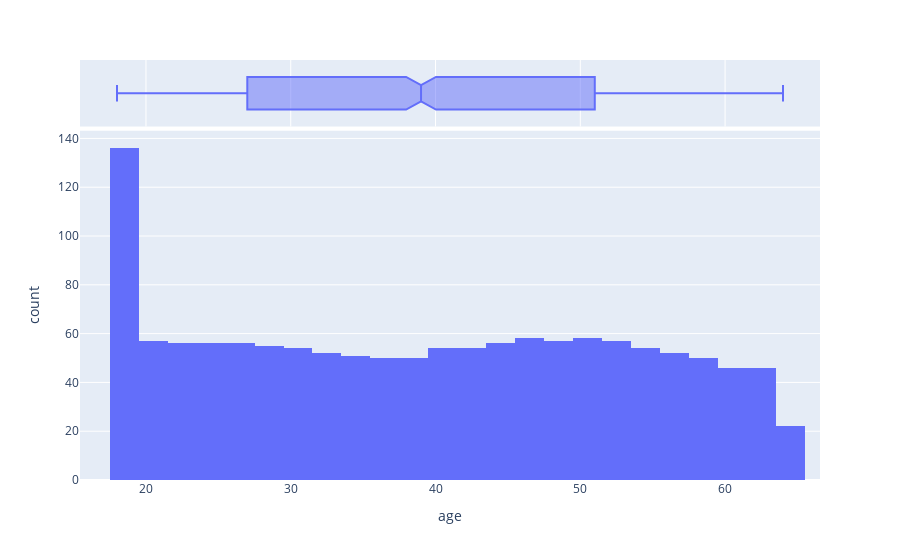

The code cell stored with this chart in its notebook:
### Code cell
fig =px.histogram(df_final, x='age', marginal='box')
fig.show()

### Figure 1 — Plotly figure (JSON) as saved in the notebook; plotly's stock layout.template omitted (floating-point values rounded to 4 significant figures; data arrays with more than 128 entries replaced by an {"elided": "..."} marker saying what was removed)
{"data": [{"alignmentgroup": "True", "bingroup": "x", "hovertemplate": "age=%{x}<br>count=%{y}<extra></extra>", "legendgroup": "", "marker": {"color": "#636efa", "pattern": {"shape": ""}}, "name": "", "offsetgroup": "", "orientation": "v", "showlegend": false, "type": "histogram", "x": {"elided": "1338 int values"}, "xaxis": "x", "yaxis": "y"}, {"alignmentgroup": "True", "hovertemplate": "age=%{x}<extra></extra>", "legendgroup": "", "marker": {"color": "#636efa"}, "name": "", "notched": true, "offsetgroup": "", "showlegend": false, "type": "box", "x": {"elided": "1338 int values"}, "xaxis": "x2", "yaxis": "y2"}], "layout": {"barmode": "relative", "legend": {"tracegroupgap": 0}, "margin": {"t": 60}, "xaxis": {"anchor": "y", "domain": [0, 1], "title": {"text": "age"}}, "xaxis2": {"anchor": "y2", "domain": [0, 1], "matches": "x", "showgrid": true, "showticklabels": false}, "yaxis": {"anchor": "x", "domain": [0, 0.8316], "title": {"text": "count"}}, "yaxis2": {"anchor": "x2", "domain": [0.8416, 1], "matches": "y2", "showgrid": false, "showline": false, "showticklabels": false, "ticks": ""}}}
